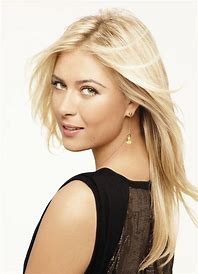
#> input picture test_images/OIP.jpeg, 198 x 274 px
$ jupyter execute --allow-errors Sports_person_classification.ipynb   (shell and % lines are left out)
#> lines starting #> are read from the running program, lines starting #| are printed output that depends on the picture; after the words box and inside, x2 and y2 are one past the last pixel; in counts of white or black regions, pixels touching at a corner belong together
[cell 1]
import numpy as np
import cv2
import matplotlib
from matplotlib import pyplot as plt

[cell 2]
img=cv2.imread('./test_images/OIP.jpeg')
#> img is the input picture: shape (274, 198, 3); mean B, G, R 167.8, 188.1, 205.7
img.shape
#> Out = (274, 198, 3)

[cell 3]
plt.imshow(img)

[cell 4]
gray=cv2.cvtColor(img,cv2.COLOR_BGR2GRAY)
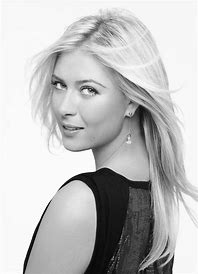
#> gray: shape (274, 198); min 0, max 255, mean 191.1
gray.shape
#> Out = (274, 198)

[cell 5]
plt.imshow(gray,cmap='gray')

[cell 6]
face_cascade=cv2.CascadeClassifier('./opencv/haarcascades/haarcascade_frontalface_default.xml')
eye_cascade=cv2.CascadeClassifier('./opencv/haarcascades/haarcascade_eye.xml')
faces=face_cascade.detectMultiScale(gray,1.3,5)
#> faces = [[28, 55, 88, 88]]
faces
#> Out = [[28, 55, 88, 88]]

array([[x, y, width, height]])

[cell 7]
(x,y,w,h)=faces[0]
#> x = 28; y = 55; w = 88; h = 88
x,y,w,h
#> Out = (28, 55, 88, 88)

[cell 8]
face_img=cv2.rectangle(img,(x,y),(x+w,y+h),(255,0,0),2)
plt.imshow(face_img)

[cell 9]
cv2.destroyAllWindows()
for (x,y,w,h)in faces:
    face_img=cv2.rectangle(img,(x,y),(x+w,y+h),(255,0,0),2)
    roi_gray=gray[y:y+h,x:x+w]
    roi_color=face_img[y:y+h,x:x+w]
    eyes=eye_cascade.detectMultiScale(roi_gray)
    for (ex,ey,ew,eh) in eyes:
        cv2.rectangle(roi_color,(ex,ey),(ex+ew,ey+eh),(0,255,0),2)
#> this loop made 1 pass
#> (x, y, w, h, eyes) on pass 1: (28, 55, 88, 88, [[17, 16, 26, 26], [47, 23, 24, 24], [21, 61, 26, 26]])
#> pass 1, `roi_gray=gray[y:y+h,x:x+w]`:
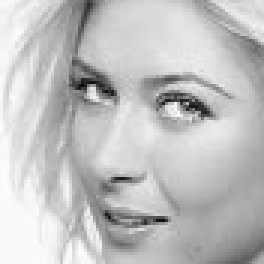
#> roi_gray: shape (88, 88) (shown 3 times larger); min 4, max 254, mean 192.6
#> pass 1, `roi_color=face_img[y:y+h,x:x+w]`:
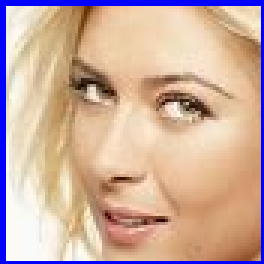
#> roi_color: shape (88, 88, 3) (shown 3 times larger); mean B, G, R 159.5, 173.1, 203.7
#> after the loop:
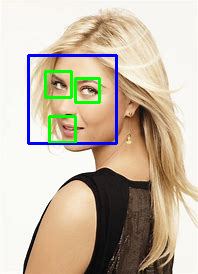
#> img: shape (274, 198, 3); mean B, G, R 166.9, 185.4, 197.9
#> after the loop:
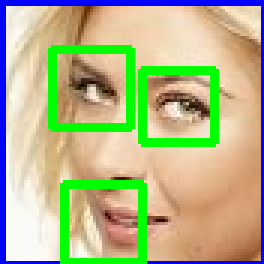
#> roi_color: shape (88, 88, 3) (shown 3 times larger); 11.27% of pixels changed, all inside (x1, y1, x2, y2) = (16, 15, 73, 88)
plt.figure()
plt.imshow(face_img,cmap='gray')
plt.show()

[cell 10]
plt.imshow(roi_color,cmap='gray')

[cell 11]
def get_cropped_image(image_path):
#> called with image_path = './test_images/OIP.jpeg'
    img=cv2.imread(image_path)
    gray=cv2.cvtColor(img,cv2.COLOR_BGR2GRAY)
    faces=face_cascade.detectMultiScale(gray,1.3,5)
#> faces = [[28, 55, 88, 88]]
    for (x,y,w,h) in faces:
        roi_gray=gray[y:y+h,x:x+w]
        roi_color=img[y:y+h,x:x+w]
        eyes=eye_cascade.detectMultiScale(roi_gray)
        if len(eyes)>=2:
            return roi_color
#> this loop made 1 pass
#> pass 1, in get_cropped_image, `roi_color=img[y:y+h,x:x+w]`:
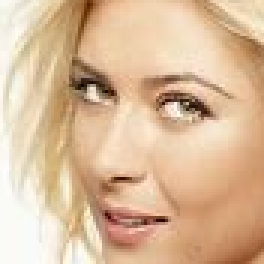
#> roi_color: shape (88, 88, 3) (shown 3 times larger); mean B, G, R 154.2, 186.6, 218.8

[cell 12]
original_image=cv2.imread('./test_images/OIP.jpeg')
plt.imshow(original_image)

[cell 13]
cropped_image=get_cropped_image('./test_images/OIP.jpeg')
plt.imshow(cropped_image)

[cell 14]
org_image=cv2.imread('./test_images/OIP1.jpeg')
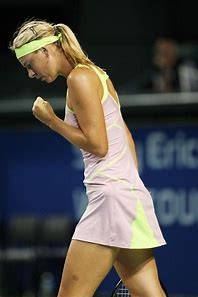
#> input picture test_images/OIP1.jpeg, 198 x 297 px
#> org_image is the input picture: shape (297, 198, 3); mean B, G, R 72.7, 75.9, 77.9
plt.imshow(org_image)

[cell 15]
cropped_image=get_cropped_image('./test_images/OIP1.jpeg')
#> call 2 of get_cropped_image, with image_path = './test_images/OIP1.jpeg'
#> in get_cropped_image (call 2), `gray=cv2.cvtColor(img,cv2.COLOR_BGR2GRAY)`:
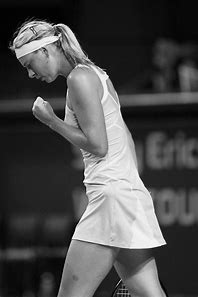
#> gray: shape (297, 198); min 0, max 254, mean 76.1
#> in get_cropped_image (call 2), `faces=face_cascade.detectMultiScale(gray,1.3,5)`: faces = ()
cropped_image

nothing should be returned because two eyes are not clearly visible in the image

[cell 16]
path_to_data="./data/"
path_to_cr_data="./data/cropped/"

[cell 17]
import os
img_dirs=[]
#> (the rest of this cell did not finish here and is left out)

[cell 18]
img_dirs

[cell 19]
import shutil
if os.path.exists(path_to_cr_data):
    shutil.rmtree(path_to_cr_data)
os.mkdir(path_to_cr_data)

[cell 20]
cropped_image_dir=[]
celebrity_file_names_dict={}
for img_dir in img_dirs:
    count=1
    celebrity_name=img_dir.split('/')[-1]
    print(celebrity_name)

    celebrity_file_names_dict[celebrity_name]=[]

    for entry in os.scandir(img_dir):
        roi_color=get_cropped_image(entry.path)
        if roi_color is not None:
            cropped_folder=path_to_cr_data + celebrity_name
            if not os.path.exists(cropped_folder):
                os.makedirs(cropped_folder)
                cropped_image_dir.append(cropped_folder)
                print("generating cropped images in folder:",cropped_folder)

            cropped_file_name=celebrity_name+str(count)+".png"
            cropped_file_path=cropped_folder+"/"+cropped_file_name

            cv2.imwrite(cropped_file_path,roi_color)
            celebrity_file_names_dict[celebrity_name].append(cropped_file_path)
            count+=1

[cell 21]
import numpy as np
import pywt
import cv2

[cell 22]
def w2d(img,mode='haar',level=1):
    imArray=img

    imArray=cv2.cvtColor(imArray,cv2.COLOR_RGB2GRAY)
    imArray=np.float32(imArray)
    imArray/=255;

    coeffs=pywt.wavedec2(imArray,mode,level=level)

    coeffs_H=list(coeffs)
    coeffs_H[0]*=0;

    imArray_H=pywt.waverec2(coeffs_H,mode);
    imArray_H*=255;
    imArray_H=np.uint8(imArray_H)

    return imArray_H

#> (a cell that did not finish here is left out)

[cell 24]
celebrity_file_names_dict={}
for img_dir in cropped_image_dir:
    celebrity_name=img_dir.split('/')[-1]
    file_list=[]
    for entry in os.scandir(img_dir):
        file_list.append(entry.path)
    celebrity_file_names_dict[celebrity_name]=file_list
celebrity_file_names_dict

[cell 25]
class_dict={}
count=0
for celebrity_name in celebrity_file_names_dict.keys():
    class_dict[celebrity_name]=count
    count=count+1

class_dict
